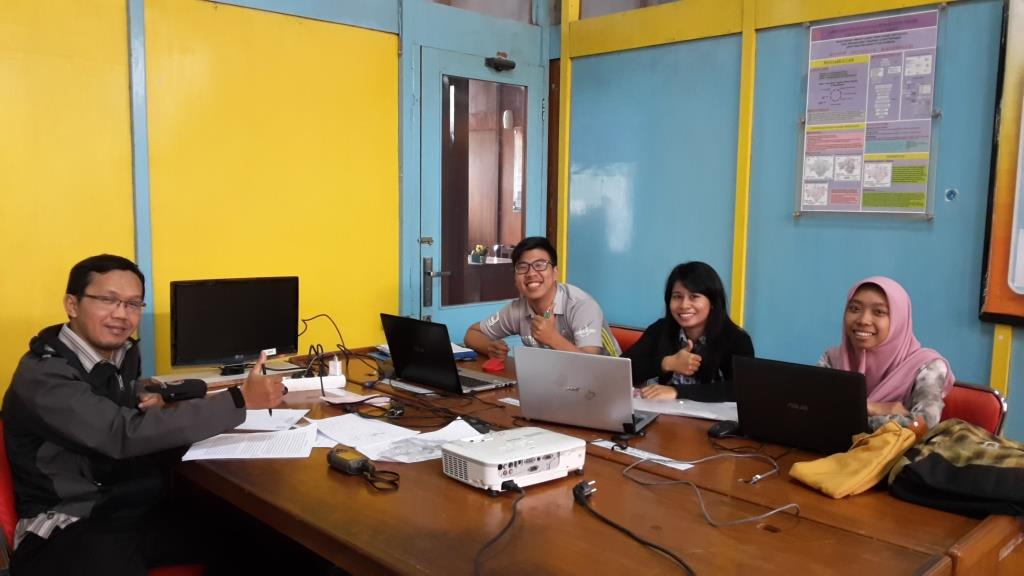
#> input picture 20170727.jpg, 1024 x 576 px
$ python face_detect.py
#> lines starting #> are read from the running program, lines starting #| are printed output that depends on the picture; after the words box and inside, x2 and y2 are one past the last pixel; in counts of white or black regions, pixels touching at a corner belong together
import numpy as np
import cv2

face_cascade = cv2.CascadeClassifier('C:\opencv\haarcascade_frontalface_default.xml')
eye_cascade = cv2.CascadeClassifier('C:\opencv\haarcascade_eye.xml')

img = cv2.imread('20170727.jpg')
#> img is the input picture: shape (576, 1024, 3); mean B, G, R 87.7, 118.7, 132.7
gray = cv2.cvtColor(img,cv2.COLOR_BGR2GRAY)
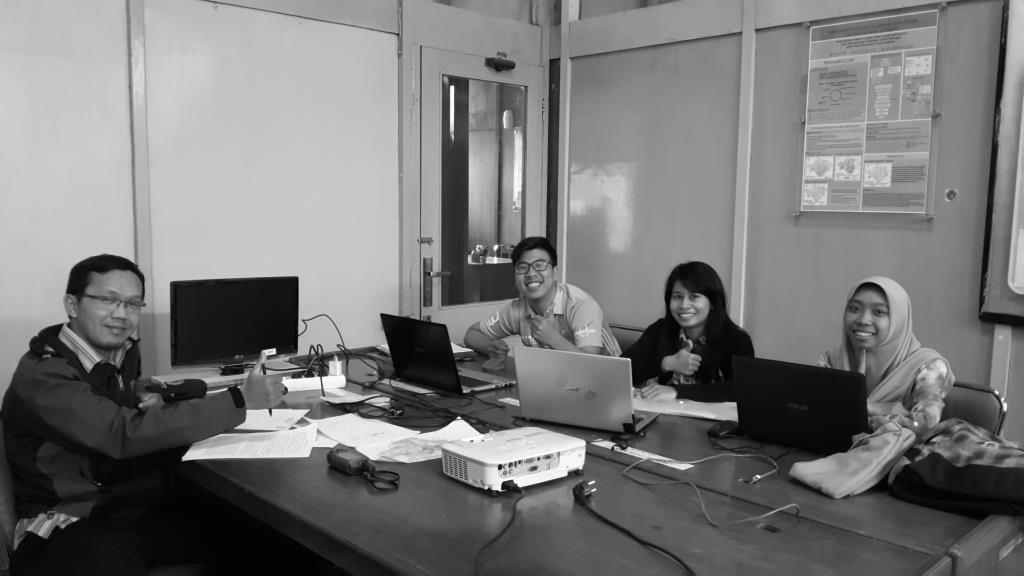
#> gray: shape (576, 1024); min 0, max 255, mean 119.3

faces = face_cascade.detectMultiScale(gray, 1.3, 5)
#> faces = [[509, 246, 51, 51], [661, 278, 49, 49], [838, 289, 56, 56], [79, 272, 76, 76]]
for (x,y,w,h) in faces:
    cv2.rectangle(img,(x,y), (x+w, y+h),(255,0,0), 2)
    roi_gray =gray[y:y+h, x:x+w]
    roi_color = img[y:y+h, x:x+w]
    eyes = eye_cascade.detectMultiScale(roi_gray)
    for (ex,ey,ew,eh) in eyes:
        cv2.rectangle(roi_color, (ex,ey), (ex+ew, ey+eh), (0,255,0),2)
#> this loop made 4 passes
#> (x, y, w, h, eyes) on pass 3: (838, 289, 56, 56, [[7, 8, 22, 22], [30, 12, 22, 22]])
#> pass 1, `roi_gray =gray[y:y+h, x:x+w]`:
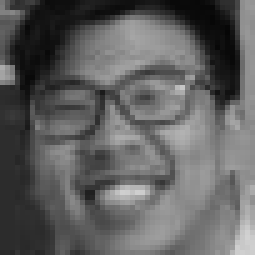
#> roi_gray: shape (51, 51) (shown 5 times larger); min 6, max 209, mean 95.8
#> pass 1, `roi_color = img[y:y+h, x:x+w]`:
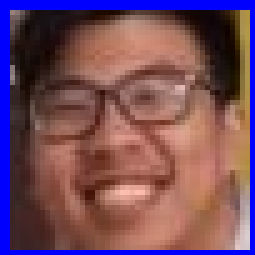
#> roi_color: shape (51, 51, 3) (shown 5 times larger); mean B, G, R 93.4, 76.6, 116.5
#> pass 2, `roi_color = img[y:y+h, x:x+w]`:
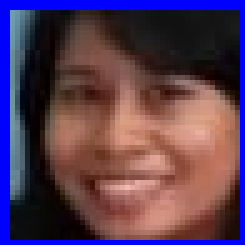
#> roi_color: shape (49, 49, 3) (shown 5 times larger); mean B, G, R 83.7, 60.1, 87.6
#> after the loop:
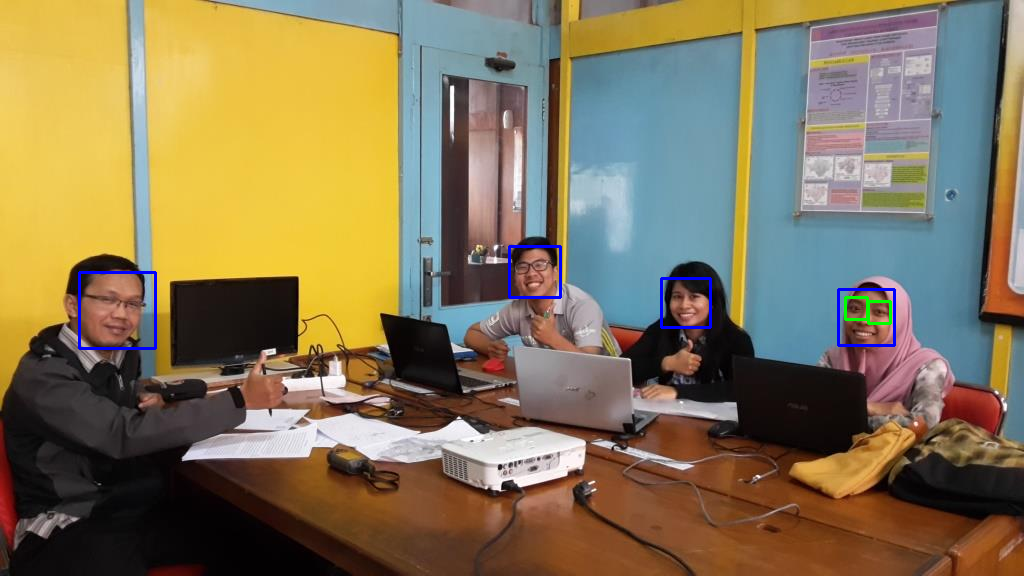
#> img: shape (576, 1024, 3); 0.55% of pixels changed, all inside (x1, y1, x2, y2) = (78, 245, 896, 350)
#> after the loop:
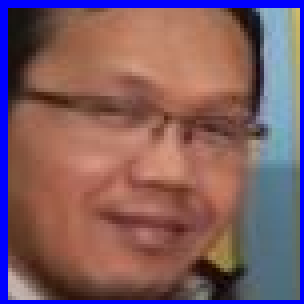
#> roi_color: shape (76, 76, 3) (shown 4 times larger); mean B, G, R 99.7, 92.3, 126.2
#> after the loop:
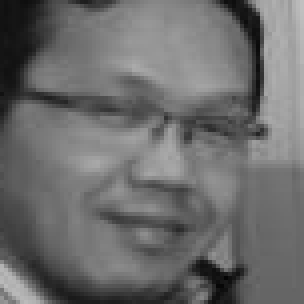
#> roi_gray: shape (76, 76) (shown 4 times larger); min 4, max 192, mean 108

# print(faces.shape)
# print("Number of faces detected: " + str(faces.shape[0]))

cv2.imshow('First Learning on face detection : '+ str(faces.shape[0]), img)
cv2.waitKey(0)
cv2.destroyAllWindows()

$ run again, with download.jpg copied over 20170727.jpg
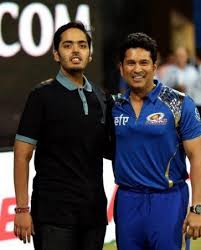
#> input picture download.jpg, 201 x 250 px
#> img is the input picture: shape (250, 201, 3); mean B, G, R 66.1, 59.5, 64.4
#> `gray = cv2.cvtColor(img,cv2.COLOR_BGR2GRAY)`:
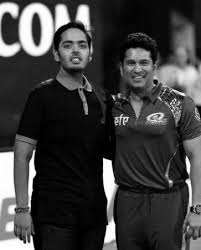
#> gray: shape (250, 201); min 0, max 255, mean 61.8
#> faces = [[54, 28, 44, 44], [118, 48, 39, 39]]
#> the loop `for (x,y,w,h) in faces:` made 2 passes
#> after the loop `for (x,y,w,h) in faces:`:
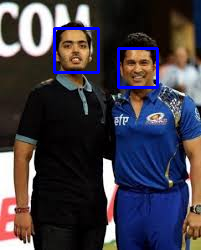
#> img: shape (250, 201, 3); 1.97% of pixels changed, all inside (x1, y1, x2, y2) = (53, 27, 159, 89)
